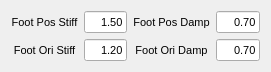
  <widget class="QWidget" name="layoutWidget_2">
   <property name="geometry">
    <rect>
     <x>399</x>
     <y>29</y>
     <width>271</width>
     <height>52</height>
    </rect>
   </property>
   <layout class="QGridLayout" name="gridLayout_2">
    <item row="0" column="0">
     <widget class="QLabel" name="label_84">
      <property name="font">
       <font>
        <pointsize>8</pointsize>
       </font>
      </property>
      <property name="text">
       <string>Foot Pos Stiff</string>
      </property>
      <property name="alignment">
       <set>Qt::AlignCenter</set>
      </property>
     </widget>
    </item>
    <item row="0" column="2">
     <widget class="QLabel" name="label_85">
      <property name="font">
       <font>
        <pointsize>8</pointsize>
       </font>
      </property>
      <property name="text">
       <string>Foot Pos Damp</string>
      </property>
      <property name="alignment">
       <set>Qt::AlignCenter</set>
      </property>
     </widget>
    </item>
    <item row="1" column="2">
     <widget class="QLabel" name="label_87">
      <property name="font">
       <font>
        <pointsize>8</pointsize>
       </font>
      </property>
      <property name="text">
       <string>Foot Ori Damp</string>
      </property>
      <property name="alignment">
       <set>Qt::AlignCenter</set>
      </property>
     </widget>
    </item>
    <item row="1" column="3">
     <widget class="QLineEdit" name="CON_FLOAT_GAIN_FOOT_ORI_DAMP">
      <property name="font">
       <font>
        <pointsize>8</pointsize>
       </font>
      </property>
      <property name="text">
       <string>0.70</string>
      </property>
      <property name="alignment">
       <set>Qt::AlignRight|Qt::AlignTrailing|Qt::AlignVCenter</set>
      </property>
     </widget>
    </item>
    <item row="0" column="3">
     <widget class="QLineEdit" name="CON_FLOAT_GAIN_FOOT_POS_DAMP">
      <property name="font">
       <font>
        <pointsize>8</pointsize>
       </font>
      </property>
      <property name="text">
       <string>0.70</string>
      </property>
      <property name="alignment">
       <set>Qt::AlignRight|Qt::AlignTrailing|Qt::AlignVCenter</set>
      </property>
     </widget>
    </item>
    <item row="0" column="1">
     <widget class="QLineEdit" name="CON_FLOAT_GAIN_FOOT_POS_STIFF">
      <property name="font">
       <font>
        <pointsize>8</pointsize>
       </font>
      </property>
      <property name="text">
       <string>1.50</string>
      </property>
      <property name="alignment">
       <set>Qt::AlignRight|Qt::AlignTrailing|Qt::AlignVCenter</set>
      </property>
     </widget>
    </item>
    <item row="1" column="1">
     <widget class="QLineEdit" name="CON_FLOAT_GAIN_FOOT_ORI_STIFF">
      <property name="font">
       <font>
        <pointsize>8</pointsize>
       </font>
      </property>
      <property name="text">
       <string>1.20</string>
      </property>
      <property name="alignment">
       <set>Qt::AlignRight|Qt::AlignTrailing|Qt::AlignVCenter</set>
      </property>
     </widget>
    </item>
    <item row="1" column="0">
     <widget class="QLabel" name="label_86">
      <property name="font">
       <font>
        <pointsize>8</pointsize>
       </font>
      </property>
      <property name="text">
       <string>Foot Ori Stiff</string>
      </property>
      <property name="alignment">
       <set>Qt::AlignCenter</set>
      </property>
     </widget>
    </item>
   </layout>
  </widget>
